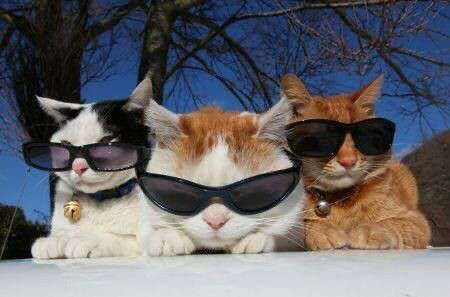
#> input picture img-segmentation/download.jpeg, 450 x 297 px
$ jupyter execute lect-1.ipynb
#> lines starting #> are read from the running program, lines starting #| are printed output that depends on the picture
[cell 1]
import cv2
import numpy as np
print(cv2.__version__)

[cell 2]
img = cv2.imread('download.jpeg')
#> img is the input picture: shape (297, 450, 3); mean B, G, R 104.9, 100.1, 101.5
print(img)
#> (printed output is left out)

[cell 3]
img = cv2.resize(img,(800,400))
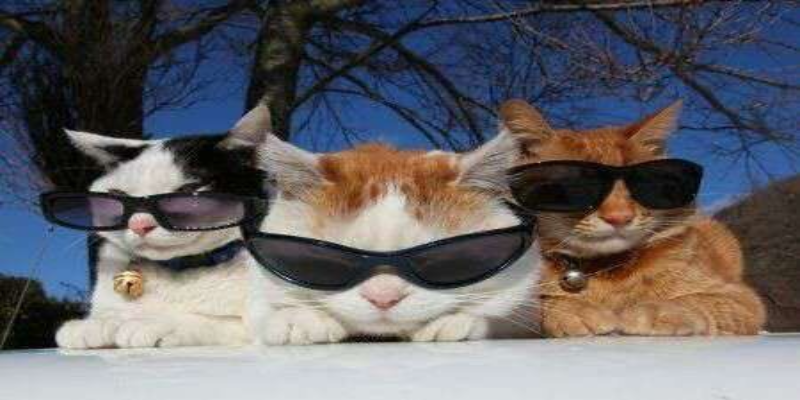
#> img: shape (400, 800, 3); mean B, G, R 104.8, 100, 101.4
img = cv2.cvtColor(img, cv2.COLOR_BGR2GRAY) #BGR format to Gray
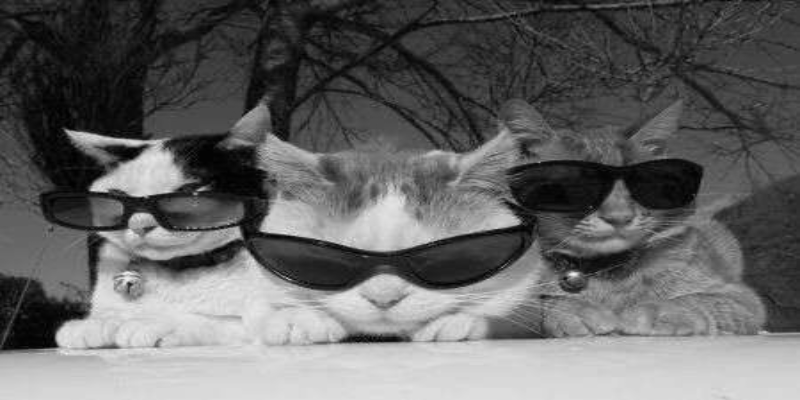
#> img: shape (400, 800); min 0, max 242, mean 101
cv2.imshow('original', img)
cv2.waitKey(0)
cv2.destroyAllWindows()

[cell 4]
# roi = img y1:y2, x1:x2
roi= img[100:400, 230:550]
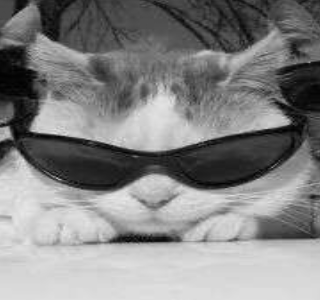
#> roi: shape (300, 320); min 1, max 231, mean 132.4
cv2.imshow('roi', roi)
cv2.waitKey(0)
cv2.destroyAllWindows()
